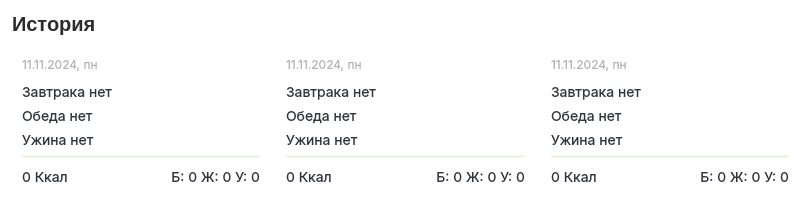
   <widget class="QFrame" name="history_frame">
    <property name="geometry">
     <rect>
      <x>320</x>
      <y>420</y>
      <width>811</width>
      <height>211</height>
     </rect>
    </property>
    <property name="styleSheet">
     <string notr="true">background-color: rgba(255, 255, 255, 30%);
border: 1px solid  rgba(255, 255, 255, 40%);
border-radius: 10%;

</string>
    </property>
    <layout class="QVBoxLayout" name="verticalLayout_2">
     <item>
      <layout class="QHBoxLayout" name="headerProdHorizontalLayout_4">
       <item>
        <widget class="QLabel" name="hostoryHeaderLabel">
         <property name="enabled">
          <bool>true</bool>
         </property>
         <property name="minimumSize">
          <size>
           <width>0</width>
           <height>24</height>
          </size>
         </property>
         <property name="maximumSize">
          <size>
           <width>787</width>
           <height>24</height>
          </size>
         </property>
         <property name="styleSheet">
          <string notr="true">background-color: none;
color: #2d2c2c;
border:none;

width: 435px;
height: 24px;

font-size: 20px;
font-family: Inter, &quot;Extra Bold&quot;;
font-weight: 800;
text-align: left;
vertical-align: top</string>
         </property>
         <property name="text">
          <string>История</string>
         </property>
        </widget>
       </item>
       <item>
        <widget class="QPushButton" name="exportTxtDishesPushButton">
         <property name="sizePolicy">
          <sizepolicy hsizetype="Fixed" vsizetype="Fixed">
           <horstretch>0</horstretch>
           <verstretch>0</verstretch>
          </sizepolicy>
         </property>
         <property name="minimumSize">
          <size>
           <width>24</width>
           <height>24</height>
          </size>
         </property>
         <property name="maximumSize">
          <size>
           <width>24</width>
           <height>24</height>
          </size>
         </property>
         <property name="styleSheet">
          <string notr="true">background-color:none;
height:24px;
width:24px;
padding:0px;
position:relative;
text-align: center;
border: none;
border-radius: 2%;</string>
         </property>
         <property name="text">
          <string/>
         </property>
         <property name="icon">
          <iconset>
           <normaloff>../img/bx_sort-a-z.svg</normaloff>../img/bx_sort-a-z.svg</iconset>
         </property>
         <property name="iconSize">
          <size>
           <width>24</width>
           <height>24</height>
          </size>
         </property>
        </widget>
       </item>
       <item>
        <widget class="QPushButton" name="exportExeDishesPushButton">
         <property name="sizePolicy">
          <sizepolicy hsizetype="Fixed" vsizetype="Fixed">
           <horstretch>0</horstretch>
           <verstretch>0</verstretch>
          </sizepolicy>
         </property>
         <property name="minimumSize">
          <size>
           <width>24</width>
           <height>24</height>
          </size>
         </property>
         <property name="maximumSize">
          <size>
           <width>24</width>
           <height>24</height>
          </size>
         </property>
         <property name="styleSheet">
          <string notr="true">background-color:none;
height:24px;
width:24px;
padding:0px;
position:relative;
text-align: center;
border: none;
border-radius: 2%;</string>
         </property>
         <property name="text">
          <string/>
         </property>
         <property name="icon">
          <iconset>
           <normaloff>../img/bx_sort-a-z.svg</normaloff>../img/bx_sort-a-z.svg</iconset>
         </property>
         <property name="iconSize">
          <size>
           <width>24</width>
           <height>24</height>
          </size>
         </property>
        </widget>
       </item>
      </layout>
     </item>
     <item>
      <layout class="QHBoxLayout" name="horizontalLayout">
       <item>
        <widget class="QFrame" name="history_card_frame_1">
         <property name="styleSheet">
          <string notr="true">background-color: rgba(255, 255, 255, 30%);
border: 1px solid  rgba(255, 255, 255, 40%);
border-radius: 10%;

</string>
         </property>
         <layout class="QVBoxLayout" name="verticalLayout_8">
          <item>
           <widget class="QLabel" name="dateLabel">
            <property name="styleSheet">
             <string notr="true">color:#b4b4b4;
background-color: none;
border: none;

text-align:left;
vertical-align:text-top;
font-size:12px;
font-family:Inter;
line-height:auto;
border-style:hidden;
outline:none;</string>
            </property>
            <property name="text">
             <string>11.11.2024, пн</string>
            </property>
            <property name="scaledContents">
             <bool>false</bool>
            </property>
            <property name="wordWrap">
             <bool>true</bool>
            </property>
           </widget>
          </item>
          <item>
           <layout class="QVBoxLayout" name="listFoodVerticalLayout">
            <item>
             <widget class="QLabel" name="breakfastLabel">
              <property name="styleSheet">
               <string notr="true">background-color: none;
border: none;

text-align:left;
vertical-align:text-top;
font-size:12px;
font-family:Inter;
line-height:auto;
border-style:hidden;
outline:none;

color:#30353b;
text-align:left;
vertical-align:text-top;
font-size:14px;
font-family:Inter;
line-height:auto;
border-style:hidden;
outline:none;
width:435px;</string>
              </property>
              <property name="text">
               <string>Завтрака нет</string>
              </property>
              <property name="scaledContents">
               <bool>false</bool>
              </property>
              <property name="wordWrap">
               <bool>true</bool>
              </property>
             </widget>
            </item>
            <item>
             <widget class="QLabel" name="lunchLabel">
              <property name="styleSheet">
               <string notr="true">background-color: none;
border: none;

text-align:left;
vertical-align:text-top;
font-size:12px;
font-family:Inter;
line-height:auto;
border-style:hidden;
outline:none;

color:#30353b;
text-align:left;
vertical-align:text-top;
font-size:14px;
font-family:Inter;
line-height:auto;
border-style:hidden;
outline:none;
width:435px;</string>
              </property>
              <property name="text">
               <string>Обеда нет</string>
              </property>
              <property name="scaledContents">
               <bool>false</bool>
              </property>
              <property name="wordWrap">
               <bool>true</bool>
              </property>
             </widget>
            </item>
            <item>
             <widget class="QLabel" name="dinerLabel">
              <property name="styleSheet">
               <string notr="true">background-color: none;
border: none;

text-align:left;
vertical-align:text-top;
font-size:12px;
font-family:Inter;
line-height:auto;
border-style:hidden;
outline:none;

color:#30353b;
text-align:left;
vertical-align:text-top;
font-size:14px;
font-family:Inter;
line-height:auto;
border-style:hidden;
outline:none;
width:435px;</string>
              </property>
              <property name="text">
               <string>Ужина нет</string>
              </property>
              <property name="scaledContents">
               <bool>false</bool>
              </property>
              <property name="wordWrap">
               <bool>true</bool>
              </property>
             </widget>
            </item>
           </layout>
          </item>
          <item>
           <widget class="Line" name="cardBorderLine">
            <property name="styleSheet">
             <string notr="true">background-color: rgba(173, 220, 130, 75)</string>
            </property>
            <property name="frameShadow">
             <enum>QFrame::Plain</enum>
            </property>
            <property name="lineWidth">
             <number>1</number>
            </property>
            <property name="orientation">
             <enum>Qt::Horizontal</enum>
            </property>
           </widget>
          </item>
          <item>
           <layout class="QHBoxLayout" name="horizontalLayout_2">
            <item>
             <widget class="QLabel" name="kaloriesLabel">
              <property name="styleSheet">
               <string notr="true">background-color: none;
border: none;

text-align:left;
vertical-align:text-top;
font-size:12px;
font-family:Inter;
line-height:auto;
border-style:hidden;
outline:none;

color:#30353b;
text-align:left;
vertical-align:text-top;
font-size:14px;
font-family:Inter;
line-height:auto;
border-style:hidden;
outline:none;
width:435px;</string>
              </property>
              <property name="text">
               <string>0 Ккал</string>
              </property>
              <property name="scaledContents">
               <bool>false</bool>
              </property>
              <property name="wordWrap">
               <bool>true</bool>
              </property>
             </widget>
            </item>
            <item>
             <widget class="QLabel" name="foodvalueLabel">
              <property name="styleSheet">
               <string notr="true">background-color: none;
border: none;

text-align:left;
vertical-align:text-top;
font-size:12px;
font-family:Inter;
line-height:auto;
border-style:hidden;
outline:none;

color:#30353b;
text-align:left;
vertical-align:text-top;
font-size:14px;
font-family:Inter;
line-height:auto;
border-style:hidden;
outline:none;
width:435px;</string>
              </property>
              <property name="text">
               <string>Б: 0 Ж: 0 У: 0</string>
              </property>
              <property name="scaledContents">
               <bool>false</bool>
              </property>
              <property name="alignment">
               <set>Qt::AlignRight|Qt::AlignTrailing|Qt::AlignVCenter</set>
              </property>
              <property name="wordWrap">
               <bool>true</bool>
              </property>
             </widget>
            </item>
           </layout>
          </item>
         </layout>
        </widget>
       </item>
       <item>
        <widget class="QFrame" name="history_card_frame_2">
         <property name="styleSheet">
          <string notr="true">background-color: rgba(255, 255, 255, 30%);
border: 1px solid  rgba(255, 255, 255, 40%);
border-radius: 10%;

</string>
         </property>
         <layout class="QVBoxLayout" name="verticalLayout_9">
          <item>
           <widget class="QLabel" name="dateLabel_2">
            <property name="styleSheet">
             <string notr="true">color:#b4b4b4;
background-color: none;
border: none;

text-align:left;
vertical-align:text-top;
font-size:12px;
font-family:Inter;
line-height:auto;
border-style:hidden;
outline:none;</string>
            </property>
            <property name="text">
             <string>11.11.2024, пн</string>
            </property>
            <property name="scaledContents">
             <bool>false</bool>
            </property>
            <property name="wordWrap">
             <bool>true</bool>
            </property>
           </widget>
          </item>
          <item>
           <layout class="QVBoxLayout" name="listFoodVerticalLayout_2">
            <item>
             <widget class="QLabel" name="breakfastLabel_2">
              <property name="styleSheet">
               <string notr="true">background-color: none;
border: none;

text-align:left;
vertical-align:text-top;
font-size:12px;
font-family:Inter;
line-height:auto;
border-style:hidden;
outline:none;

color:#30353b;
text-align:left;
vertical-align:text-top;
font-size:14px;
font-family:Inter;
line-height:auto;
border-style:hidden;
outline:none;
width:435px;</string>
              </property>
              <property name="text">
               <string>Завтрака нет</string>
              </property>
              <property name="scaledContents">
               <bool>false</bool>
              </property>
              <property name="wordWrap">
               <bool>true</bool>
              </property>
             </widget>
            </item>
            <item>
             <widget class="QLabel" name="lunchLabel_2">
              <property name="styleSheet">
               <string notr="true">background-color: none;
border: none;

text-align:left;
vertical-align:text-top;
font-size:12px;
font-family:Inter;
line-height:auto;
border-style:hidden;
outline:none;

color:#30353b;
text-align:left;
vertical-align:text-top;
font-size:14px;
font-family:Inter;
line-height:auto;
border-style:hidden;
outline:none;
width:435px;</string>
              </property>
              <property name="text">
               <string>Обеда нет</string>
              </property>
              <property name="scaledContents">
               <bool>false</bool>
              </property>
              <property name="wordWrap">
               <bool>true</bool>
              </property>
             </widget>
            </item>
            <item>
             <widget class="QLabel" name="dinerLabel_2">
              <property name="styleSheet">
               <string notr="true">background-color: none;
border: none;

text-align:left;
vertical-align:text-top;
font-size:12px;
font-family:Inter;
line-height:auto;
border-style:hidden;
outline:none;

color:#30353b;
text-align:left;
vertical-align:text-top;
font-size:14px;
font-family:Inter;
line-height:auto;
border-style:hidden;
outline:none;
width:435px;</string>
              </property>
              <property name="text">
               <string>Ужина нет</string>
              </property>
              <property name="scaledContents">
               <bool>false</bool>
              </property>
              <property name="wordWrap">
               <bool>true</bool>
              </property>
             </widget>
            </item>
           </layout>
          </item>
          <item>
           <widget class="Line" name="cardBorderLine_2">
            <property name="styleSheet">
             <string notr="true">background-color: rgba(173, 220, 130, 75)</string>
            </property>
            <property name="frameShadow">
             <enum>QFrame::Plain</enum>
            </property>
            <property name="lineWidth">
             <number>1</number>
            </property>
            <property name="orientation">
             <enum>Qt::Horizontal</enum>
            </property>
           </widget>
          </item>
          <item>
           <layout class="QHBoxLayout" name="horizontalLayout_7">
            <item>
             <widget class="QLabel" name="kaloriesLabel_2">
              <property name="styleSheet">
               <string notr="true">background-color: none;
border: none;

text-align:left;
vertical-align:text-top;
font-size:12px;
font-family:Inter;
line-height:auto;
border-style:hidden;
outline:none;

color:#30353b;
text-align:left;
vertical-align:text-top;
font-size:14px;
font-family:Inter;
line-height:auto;
border-style:hidden;
outline:none;
width:435px;</string>
              </property>
              <property name="text">
               <string>0 Ккал</string>
              </property>
              <property name="scaledContents">
               <bool>false</bool>
              </property>
              <property name="wordWrap">
               <bool>true</bool>
              </property>
             </widget>
            </item>
            <item>
             <widget class="QLabel" name="foodvalueLabel_2">
              <property name="styleSheet">
               <string notr="true">background-color: none;
border: none;

text-align:left;
vertical-align:text-top;
font-size:12px;
font-family:Inter;
line-height:auto;
border-style:hidden;
outline:none;

color:#30353b;
text-align:left;
vertical-align:text-top;
font-size:14px;
font-family:Inter;
line-height:auto;
border-style:hidden;
outline:none;
width:435px;</string>
              </property>
              <property name="text">
               <string>Б: 0 Ж: 0 У: 0</string>
              </property>
              <property name="scaledContents">
               <bool>false</bool>
              </property>
              <property name="alignment">
               <set>Qt::AlignRight|Qt::AlignTrailing|Qt::AlignVCenter</set>
              </property>
              <property name="wordWrap">
               <bool>true</bool>
              </property>
             </widget>
            </item>
           </layout>
          </item>
         </layout>
        </widget>
       </item>
       <item>
        <widget class="QFrame" name="history_card_frame_3">
         <property name="styleSheet">
          <string notr="true">background-color: rgba(255, 255, 255, 30%);
border: 1px solid  rgba(255, 255, 255, 40%);
border-radius: 10%;

</string>
         </property>
         <layout class="QVBoxLayout" name="verticalLayout_10">
          <item>
           <widget class="QLabel" name="dateLabel_3">
            <property name="styleSheet">
             <string notr="true">color:#b4b4b4;
background-color: none;
border: none;

text-align:left;
vertical-align:text-top;
font-size:12px;
font-family:Inter;
line-height:auto;
border-style:hidden;
outline:none;</string>
            </property>
            <property name="text">
             <string>11.11.2024, пн</string>
            </property>
            <property name="scaledContents">
             <bool>false</bool>
            </property>
            <property name="wordWrap">
             <bool>true</bool>
            </property>
           </widget>
          </item>
          <item>
           <layout class="QVBoxLayout" name="listFoodVerticalLayout_3">
            <item>
             <widget class="QLabel" name="breakfastLabel_3">
              <property name="styleSheet">
               <string notr="true">background-color: none;
border: none;

text-align:left;
vertical-align:text-top;
font-size:12px;
font-family:Inter;
line-height:auto;
border-style:hidden;
outline:none;

color:#30353b;
text-align:left;
vertical-align:text-top;
font-size:14px;
font-family:Inter;
line-height:auto;
border-style:hidden;
outline:none;
width:435px;</string>
              </property>
              <property name="text">
               <string>Завтрака нет</string>
              </property>
              <property name="scaledContents">
               <bool>false</bool>
              </property>
              <property name="wordWrap">
               <bool>true</bool>
              </property>
             </widget>
            </item>
            <item>
             <widget class="QLabel" name="lunchLabel_3">
              <property name="styleSheet">
               <string notr="true">background-color: none;
border: none;

text-align:left;
vertical-align:text-top;
font-size:12px;
font-family:Inter;
line-height:auto;
border-style:hidden;
outline:none;

color:#30353b;
text-align:left;
vertical-align:text-top;
font-size:14px;
font-family:Inter;
line-height:auto;
border-style:hidden;
outline:none;
width:435px;</string>
              </property>
              <property name="text">
               <string>Обеда нет</string>
              </property>
              <property name="scaledContents">
               <bool>false</bool>
              </property>
              <property name="wordWrap">
               <bool>true</bool>
              </property>
             </widget>
            </item>
            <item>
             <widget class="QLabel" name="dinerLabel_3">
              <property name="styleSheet">
               <string notr="true">background-color: none;
border: none;

text-align:left;
vertical-align:text-top;
font-size:12px;
font-family:Inter;
line-height:auto;
border-style:hidden;
outline:none;

color:#30353b;
text-align:left;
vertical-align:text-top;
font-size:14px;
font-family:Inter;
line-height:auto;
border-style:hidden;
outline:none;
width:435px;</string>
              </property>
              <property name="text">
               <string>Ужина нет</string>
              </property>
              <property name="scaledContents">
               <bool>false</bool>
              </property>
              <property name="wordWrap">
               <bool>true</bool>
              </property>
             </widget>
            </item>
           </layout>
          </item>
          <item>
           <widget class="Line" name="cardBorderLine_3">
            <property name="styleSheet">
             <string notr="true">background-color: rgba(173, 220, 130, 75)</string>
            </property>
            <property name="frameShadow">
             <enum>QFrame::Plain</enum>
            </property>
            <property name="lineWidth">
             <number>1</number>
            </property>
            <property name="orientation">
             <enum>Qt::Horizontal</enum>
            </property>
           </widget>
          </item>
          <item>
           <layout class="QHBoxLayout" name="horizontalLayout_8">
            <item>
             <widget class="QLabel" name="kaloriesLabel_3">
              <property name="styleSheet">
               <string notr="true">background-color: none;
border: none;

text-align:left;
vertical-align:text-top;
font-size:12px;
font-family:Inter;
line-height:auto;
border-style:hidden;
outline:none;

color:#30353b;
text-align:left;
vertical-align:text-top;
font-size:14px;
font-family:Inter;
line-height:auto;
border-style:hidden;
outline:none;
width:435px;</string>
              </property>
              <property name="text">
               <string>0 Ккал</string>
              </property>
              <property name="scaledContents">
               <bool>false</bool>
              </property>
              <property name="wordWrap">
               <bool>true</bool>
              </property>
             </widget>
            </item>
            <item>
             <widget class="QLabel" name="foodvalueLabel_3">
              <property name="styleSheet">
               <string notr="true">background-color: none;
border: none;

text-align:left;
vertical-align:text-top;
font-size:12px;
font-family:Inter;
line-height:auto;
border-style:hidden;
outline:none;

color:#30353b;
text-align:left;
vertical-align:text-top;
font-size:14px;
font-family:Inter;
line-height:auto;
border-style:hidden;
outline:none;
width:435px;</string>
              </property>
              <property name="text">
               <string>Б: 0 Ж: 0 У: 0</string>
              </property>
              <property name="scaledContents">
               <bool>false</bool>
              </property>
              <property name="alignment">
               <set>Qt::AlignRight|Qt::AlignTrailing|Qt::AlignVCenter</set>
              </property>
              <property name="wordWrap">
               <bool>true</bool>
              </property>
             </widget>
            </item>
           </layout>
          </item>
         </layout>
        </widget>
       </item>
      </layout>
     </item>
    </layout>
   </widget>
